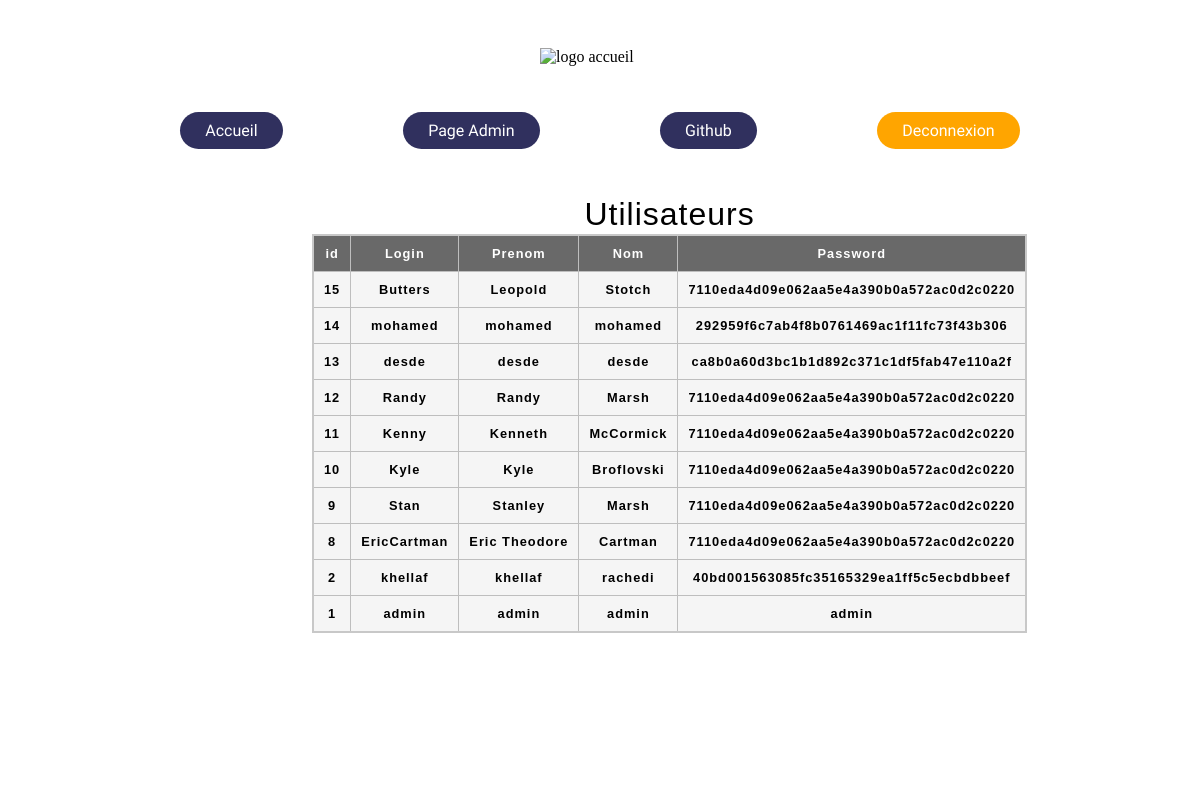
The app's page /admin.php with its own data.
### tables this page shows
CREATE TABLE IF NOT EXISTS `utilisateurs` (
  `id` int(11) NOT NULL AUTO_INCREMENT,
  `login` varchar(255) NOT NULL,
  `prenom` varchar(255) NOT NULL,
  `nom` varchar(255) NOT NULL,
  `password` varchar(255) NOT NULL,
  PRIMARY KEY (`id`)
);

### admin.php (the view, shortened to what this page needs)
<?php
include('bdd.php');
$utilisateurs = $bdd->query('SELECT * FROM utilisateurs ORDER BY id DESC');
?>
<!DOCTYPE html>
<html lang="en">
<head>
    <link rel="stylesheet" href="css.css">
</head>
<header>
        <section>
            <article>
                <img class="logo-ariane" src="https://zupimages.net/up/21/47/b5rb.png" alt="logo accueil" />
            </article>
            <ul class="navbar">
                <li>
                    <a href="index.php"><button>Accueil</button></a>
                </li>
                <li>
                    <a href="admin.php"><button>Page Admin</button></a>
                </li>
                <li>
                    <a href="https://github.com/khellaf-rachedi/module-connexion"><button>Github</button></a>
                </li>
                <li>
                    <a href="deconnexion.php"><button class="bouton-deconnexion">Deconnexion</button></a>
                </li>
            </ul>
        </section>
    </header>
<body class="background-admin">
        <table class="table-admin">
        <caption>Utilisateurs</caption>
            <thead>
                <tr>
                    <th scope="col">id</th>
                    <th scope="col">Login</th>
                    <th scope="col">Prenom</th>
                    <th scope="col">Nom</th>
                    <th scope="col">Password</th>
                </tr>
            </thead>
            <tbody>
                <?php
                while ($u = $utilisateurs->fetch()) {
                    echo "<th> $u[id] </th>";
                    echo "<th> $u[login] </th>";
                    echo "<th> $u[prenom] </th>";
                    echo "<th> $u[nom] </th>";
                    echo "<th> $u[password] </th>";
                }
                ?>
            </tbody>
        </table>
    <footer>
        <div class="row">
            <div>
                <h3><a href="index.php">ACCUEIL</a></h3>
            </div>
            <div>
                <h3><a href="admin.php">Page Admin</a></h3>
            </div>
            <div>
                <h3> <a href="https://github.com/khellaf-rachedi/module-connexion">GITHUB</a></h3>
            </div>
        </div>
    </footer>
</body>
</html>

### css.css (style rules this page uses)
body { box-sizing: border-box; background-image: url("https://acegif.com/wp-content/gif/outerspace-85.gif"); background-size: cover; background-attachment: fixed; }
.logo-ariane { padding-left: 45%; margin-top: 4%; }
li,a,button { font-family: "Montserrat Alternates"; font-weight: 500; font-size: 100%; color:white; text-decoration: none; }
.navbar { display: flex; justify-content: space-around; align-items: center; padding: 30px 10%; list-style: none; }
.navbar li { display: inline-block; padding:0px, 28px; }
.navbar li a { transition: all 0.3s ease 0s; }
button { padding: 9px 25px; background-color: rgb(48, 48, 94); border:none; border-radius: 50px; cursor: pointer; transition: all 0.3s ease 0s; }
h3 { font-weight:bold; font-size:20px; color:black; }
.row { display: flex; justify-content: space-around; text-align: 5%; font-size: 20px; padding-top: 2%; margin-top: 5%; }
footer { background-image: url('https://zupimages.net/up/21/47/fxj2.jpg'); background-size: cover; margin:0% }
a { color:white; text-decoration: none; }
td, th { border: 1px solid rgb(190, 190, 190); padding: 10px; background-color: whitesmoke; }
th[scope="col"] { background-color: #696969; color: #fff; }
caption { padding: 1px; caption-side: top; font-size:250%; }
table { border-collapse: collapse; border: 2px solid rgb(200, 200, 200); letter-spacing: 1px; font-family: sans-serif; font-size: .8rem; padding-right:10%; }
.background-admin { background-image: url("https://zupimages.net/up/21/48/w7v6.jpg"); background-size: cover; margin:0%; }
.table-admin { margin-left: 26%; }
.bouton-deconnexion { padding: 9px 25px; background-color:orange; border:none; border-radius: 50px; cursor: pointer; transition: all 0.3s ease 0s; }

### records on screen
utilisateurs: id "15", login "Butters", prenom "Leopold", nom "Stotch", password "7110eda4d09e062aa5e4a390b0a572ac0d2c0220"
utilisateurs: id "14", login "mohamed", prenom "mohamed", nom "mohamed", password "292959f6c7ab4f8b0761469ac1f11fc73f43b306"
utilisateurs: id "13", login "desde", prenom "desde", nom "desde", password "ca8b0a60d3bc1b1d892c371c1df5fab47e110a2f"
utilisateurs: id "12", login "Randy", prenom "Randy", nom "Marsh", password "7110eda4d09e062aa5e4a390b0a572ac0d2c0220"
utilisateurs: id "11", login "Kenny", prenom "Kenneth", nom "McCormick", password "7110eda4d09e062aa5e4a390b0a572ac0d2c0220"
utilisateurs: id "10", login "Kyle", prenom "Kyle", nom "Broflovski", password "7110eda4d09e062aa5e4a390b0a572ac0d2c0220"
utilisateurs: id "9", login "Stan", prenom "Stanley", nom "Marsh", password "7110eda4d09e062aa5e4a390b0a572ac0d2c0220"
utilisateurs: id "8", login "EricCartman", prenom "Eric Theodore", nom "Cartman", password "7110eda4d09e062aa5e4a390b0a572ac0d2c0220"
utilisateurs: id "2", login "khellaf", prenom "khellaf", nom "rachedi", password "40bd001563085fc35165329ea1ff5c5ecbdbbeef"
utilisateurs: id "1", login "admin", prenom "admin", nom "admin", password "admin"
